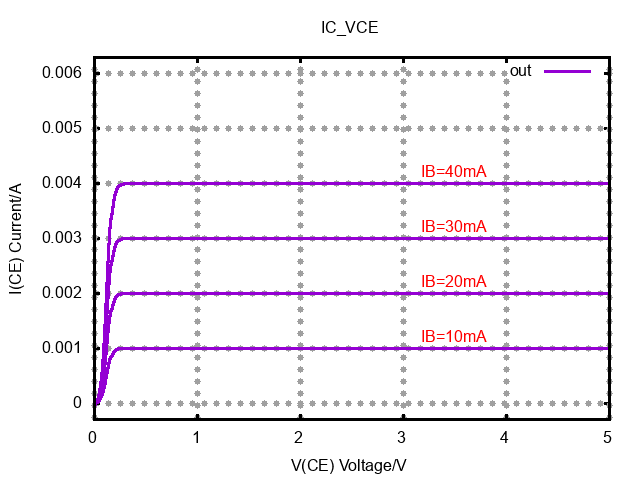

This figure's gnuplot source:
set termoption noenhanced
set title "IC_VCE"
set xlabel "V(CE) Voltage/V"
set ylabel "I(CE) Current/A"
set grid lw 3 
unset logscale x 
set xrange [0.000000e+00:5.000000e+00]
unset logscale y 
set yrange [-3.000000e-04:6.300000e-03]
#set xtics 1
#set x2tics 1
#set ytics 1
#set y2tics 1
set border lw 3
set format y "%g"
set format x "%g"
set label 1 "IB=10mA" at 3.5,0.0012 center textcolor rgb "#FF0000"
set label 2 "IB=20mA" at 3.5,0.0022 center textcolor rgb "#FF0000"
set label 3 "IB=30mA" at 3.5,0.0032 center textcolor rgb "#FF0000"
set label 4 "IB=40mA" at 3.5,0.0042 center textcolor rgb "#FF0000"
plot 'ic_vce.data' using 1:2 with lines lw 3 title "out"
set terminal push
set terminal png noenhanced
set out 'ic_vce.png'
replot
set term pop
replot
